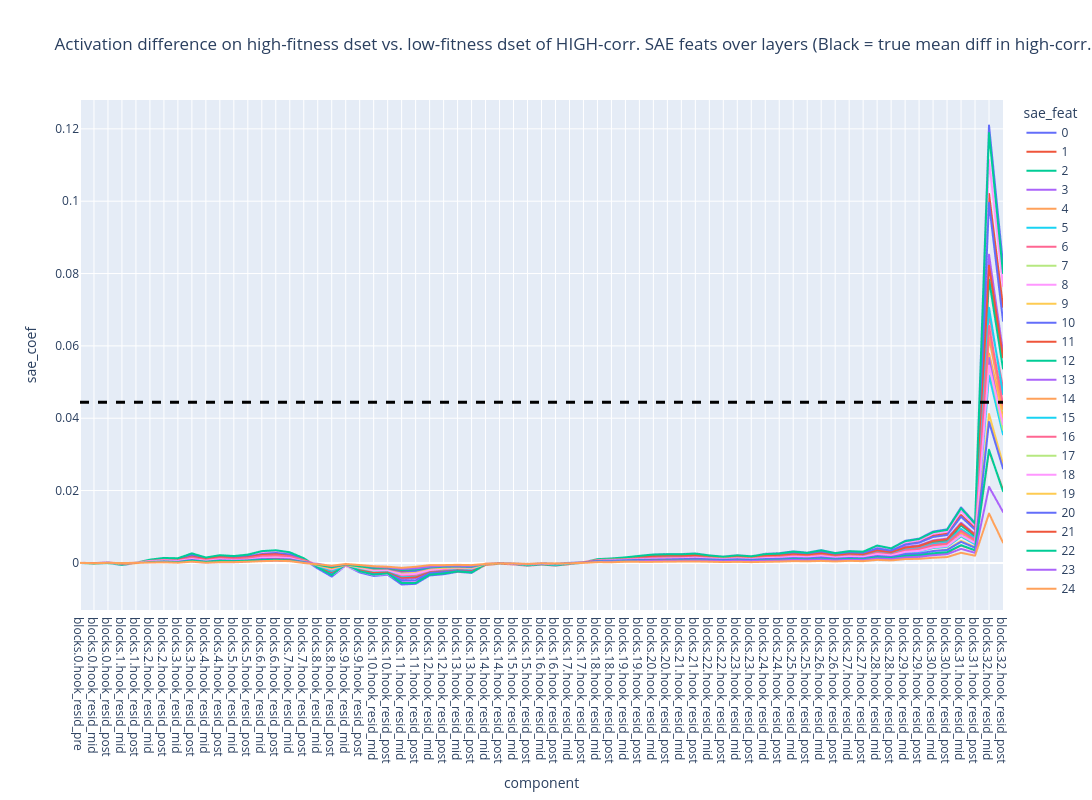
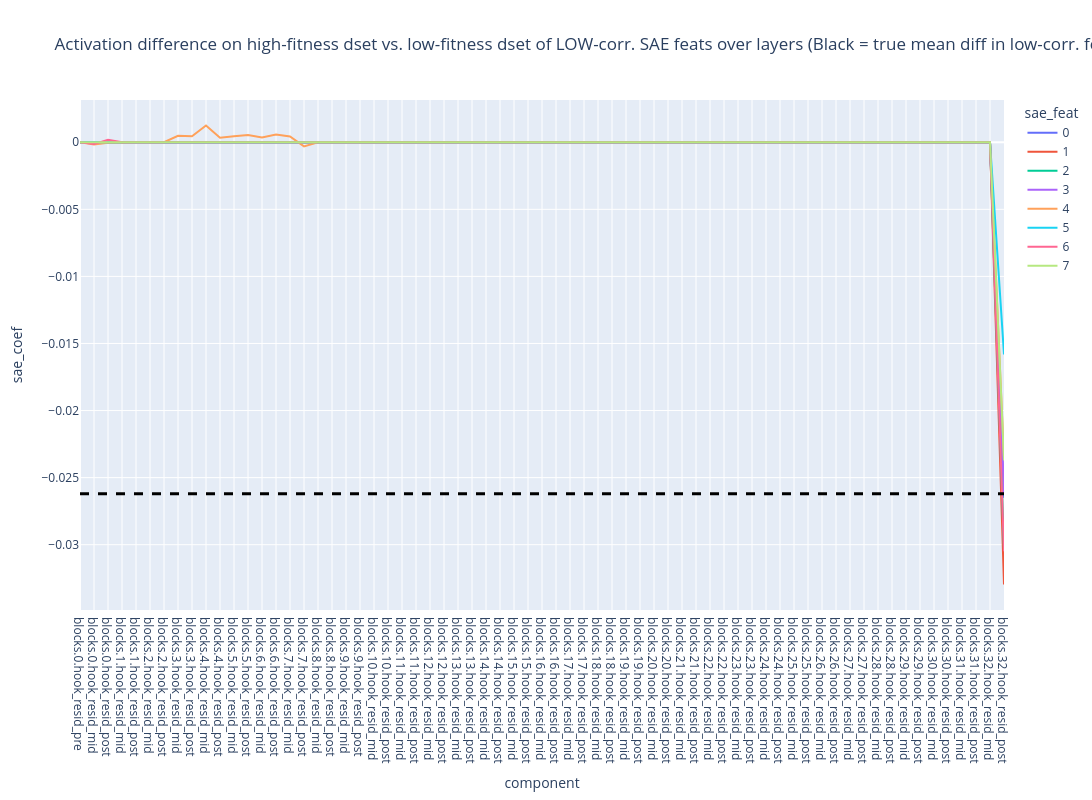

Source (notebook cell) for these figures, in order:
### Code cell
high_corr_non_zero_ind = np.logical_and(mean_high_fit_sae_coefs[high_fit_sae_feats] > 0, mean_low_fit_sae_coefs[high_fit_sae_feats] > 0)
low_corr_non_zero_ind = np.logical_and(mean_high_fit_sae_coefs[low_fit_sae_feats] > 0, mean_low_fit_sae_coefs[low_fit_sae_feats] > 0)

high_corr_idx = high_fit_sae_feats[np.argwhere(high_corr_non_zero_ind)[:,0]]
low_corr_idx = low_fit_sae_feats[np.argwhere(low_corr_non_zero_ind)[:,0]]

high_corr_idx_mean = (mean_high_fit_sae_coefs[high_corr_idx] - mean_low_fit_sae_coefs[high_corr_idx]).mean()
low_corr_idx_mean = (mean_high_fit_sae_coefs[low_corr_idx] - mean_low_fit_sae_coefs[low_corr_idx]).mean()


plot_useful_idx_over_layer(
    useful_idx=high_corr_idx, 
    dashed_line_val=high_corr_idx_mean,
    title="Activation difference on high-fitness dset vs. low-fitness dset of HIGH-corr. SAE feats over layers (Black = true mean diff in high-corr. feats)",
    width=1400,
    height=800
)

plot_useful_idx_over_layer(
    useful_idx=low_corr_idx, 
    dashed_line_val=low_corr_idx_mean,
    title="Activation difference on high-fitness dset vs. low-fitness dset of LOW-corr. SAE feats over layers (Black = true mean diff in low-corr. feats)",
    width=1400,
    height=800
)
